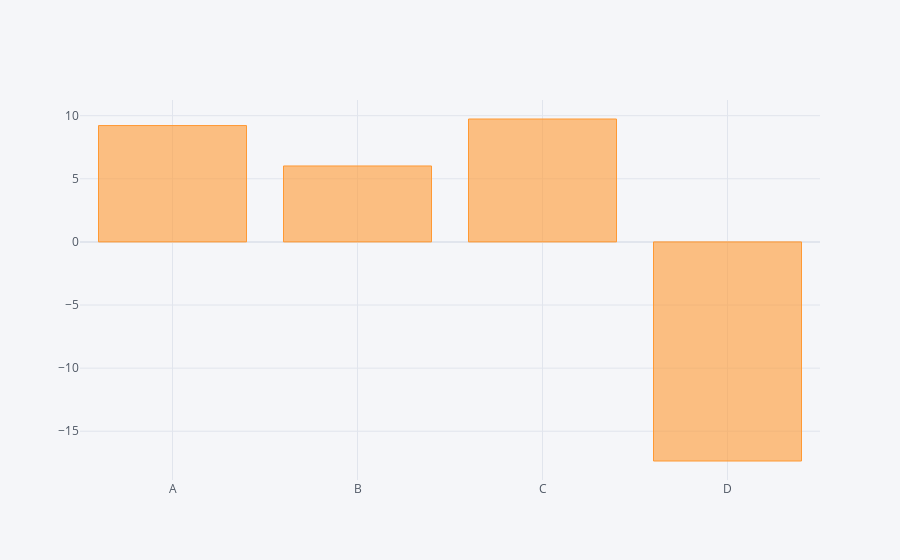

Source (notebook cell):
### Code cell
df.sum().iplot(kind='bar')

### Figure 1 — Plotly figure (JSON) as saved in the notebook; plotly's stock layout.template omitted (floating-point values rounded to 4 significant figures)
{"data": [{"marker": {"color": "rgba(255, 153, 51, 0.6)", "line": {"color": "rgba(255, 153, 51, 1.0)", "width": 1}}, "name": "None", "orientation": "v", "text": "", "type": "bar", "x": ["A", "B", "C", "D"], "y": [9.217, 6.016, 9.737, -17.36]}], "layout": {"autosize": true, "legend": {"bgcolor": "#F5F6F9", "font": {"color": "#4D5663"}}, "paper_bgcolor": "#F5F6F9", "plot_bgcolor": "#F5F6F9", "title": {"font": {"color": "#4D5663"}}, "xaxis": {"autorange": true, "gridcolor": "#E1E5ED", "range": [-0.5, 3.5], "showgrid": true, "tickfont": {"color": "#4D5663"}, "title": {"font": {"color": "#4D5663"}, "text": ""}, "type": "category", "zerolinecolor": "#E1E5ED"}, "yaxis": {"autorange": true, "gridcolor": "#E1E5ED", "range": [-18.86, 11.24], "showgrid": true, "tickfont": {"color": "#4D5663"}, "title": {"font": {"color": "#4D5663"}, "text": ""}, "type": "linear", "zerolinecolor": "#E1E5ED"}}}
